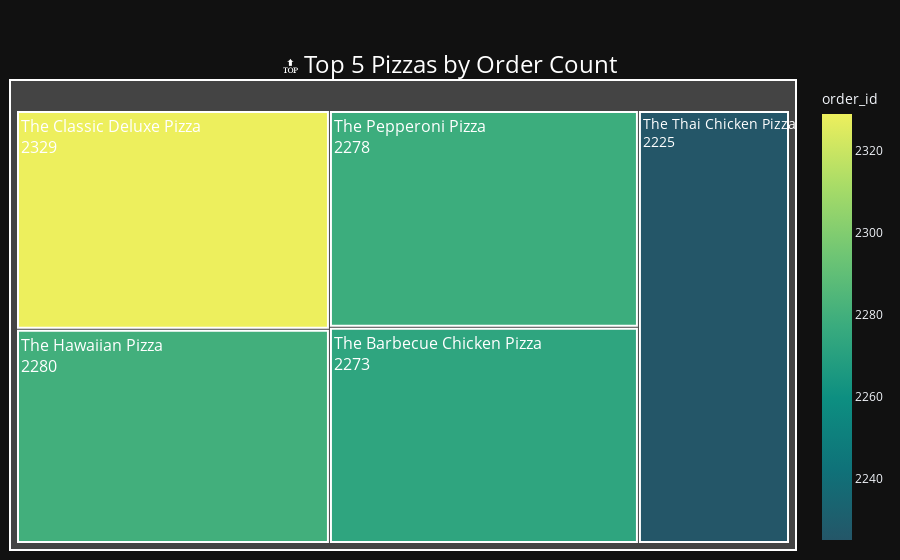

The cell this chart's notebook holds for it:
### Markdown cell above
#### Top 5 Best-Selling Pizzas - Total Orders

### Code cell
pizzas_by_name = df.groupby('pizza_name')['order_id'].nunique().reset_index()
top5 = pizzas_by_name.sort_values(by='order_id', ascending=False).head(5)
fig = px.treemap(
    top5, 
    path=['pizza_name'], 
    values='order_id', 
    color='order_id', 
    color_continuous_scale='Aggrnyl' 
)
fig.update_layout(
    template='plotly_dark',
    margin=dict(t=80, l=10, r=10, b=10),
    title={
        'text': "🔝 Top 5 Pizzas by Order Count",
        'y':0.9, 'x':0.5, 'xanchor': 'center', 'yanchor': 'top',
        'font': {'size': 24, 'color': 'white'}
    }
)
fig.update_traces(
    textinfo="label+value",
    textfont=dict(size=16, color="white"),
    marker=dict(line=dict(width=2, color='white'))
)
fig.show(config={'displayModeBar': False})

### Figure 1 — Plotly figure (JSON) as saved in the notebook; plotly's stock layout.template omitted (floating-point values rounded to 4 significant figures)
{"data": [{"branchvalues": "total", "customdata": [[2329.0], [2280.0], [2278.0], [2273.0], [2225.0]], "domain": {"x": [0, 1], "y": [0, 1]}, "hovertemplate": "labels=%{label}<br>order_id_sum=%{value}<br>parent=%{parent}<br>id=%{id}<br>order_id=%{color}<extra></extra>", "ids": ["The Classic Deluxe Pizza", "The Hawaiian Pizza", "The Pepperoni Pizza", "The Barbecue Chicken Pizza", "The Thai Chicken Pizza"], "labels": ["The Classic Deluxe Pizza", "The Hawaiian Pizza", "The Pepperoni Pizza", "The Barbecue Chicken Pizza", "The Thai Chicken Pizza"], "marker": {"coloraxis": "coloraxis", "colors": [2329.0, 2280.0, 2278.0, 2273.0, 2225.0], "line": {"color": "white", "width": 2}}, "name": "", "parents": ["", "", "", "", ""], "textfont": {"color": "white", "size": 16}, "textinfo": "label+value", "type": "treemap", "values": [2329.0, 2280.0, 2278.0, 2273.0, 2225.0]}], "layout": {"coloraxis": {"colorbar": {"title": {"text": "order_id"}}, "colorscale": [[0, "rgb(36, 86, 104)"], [0.1667, "rgb(15, 114, 121)"], [0.3333, "rgb(13, 143, 129)"], [0.5, "rgb(57, 171, 126)"], [0.6667, "rgb(110, 197, 116)"], [0.8333, "rgb(169, 220, 103)"], [1, "rgb(237, 239, 93)"]]}, "legend": {"tracegroupgap": 0}, "margin": {"b": 10, "l": 10, "r": 10, "t": 80}, "title": {"font": {"color": "white", "size": 24}, "text": "🔝 Top 5 Pizzas by Order Count", "x": 0.5, "xanchor": "center", "y": 0.9, "yanchor": "top"}}}
